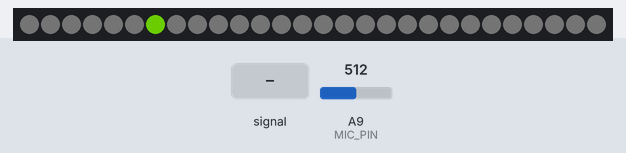
The sketch below on a simulated Arduino Mega 2560, built with avr-gcc and run on an emulated ATmega2560. Parts: 28 RGB LEDs in strip order, left to right. The inputs (shaded band) are chosen by the test bench; at power-on: A9 (MIC_PIN) = 512. Dim RGB values are drawn brighter than linear.

Above: at 1.2 s.
1.3 s: A9 (MIC_PIN) fed a 2 Hz sine of ±306 counts around its level
At 1.67 s:
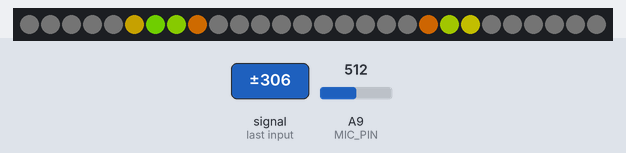
3.6 s: A9 (MIC_PIN) set to 716
At 4.13 s:
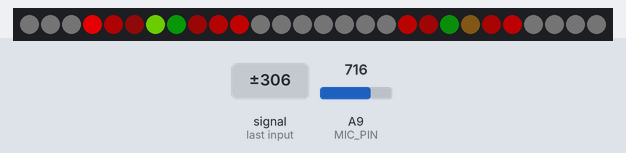
6.6 s: A9 (MIC_PIN) fed a 200 Hz sine of ±81 counts around its level
At 7.8 s:
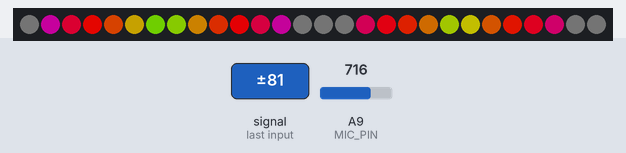
8.1 s: A9 (MIC_PIN) set to 900
At 8.58 s:
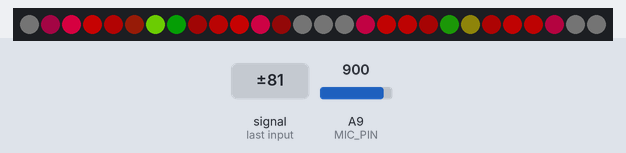
11.1 s: A9 (MIC_PIN) set to 511
At 11.26 s:
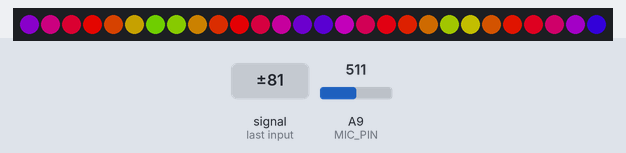
13.5 s: A9 (MIC_PIN) fed a 2 Hz sine of ±306 counts around its level
At 13.74 s:
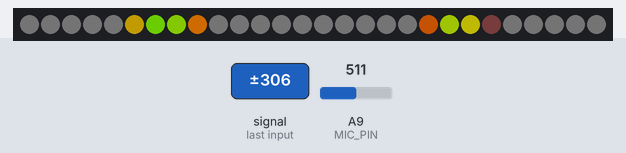
Timing chart, 0 to 16.0 s (numbered marks = the images above; inputs shaded):
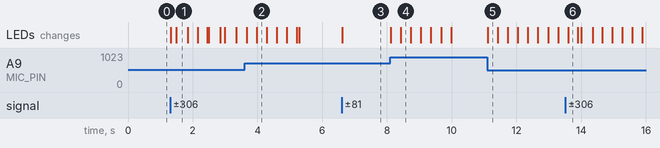

The sketch:

flora_ampli_tie_adjustable.ino
```cpp
// (licence header left out)
#include <Adafruit_NeoPixel.h>
#include <math.h>

#define N_PIXELS  7  // Number of pixels in strand
#define N_STRIPS  4
#define MIC_PIN   A9  // Microphone is attached to this analog pin
#define LED_PIN    6  // NeoPixel LED strand is connected to this pin
#define SAMPLE_WINDOW   10  // Sample window for average level
#define PEAK_HANG 20 //Time of pause before peak dot falls
#define PEAK_FALL 4 //Rate of falling peak dot
#define INPUT_FLOOR 20//Lower range of analogRead input
#define INPUT_CEILING 250 //Max range of analogRead input, the lower the value the more sensitive (1023 = max)
#define FADE_TO 2 // brightness to fade down to (used ad strip.Color(FADE_TO, FADE_TO, FADE_TO))
#define FADE_SPEED 5


byte peak = N_PIXELS * N_STRIPS;      // Peak level of column; used for falling dots
unsigned int sample;

byte dotCount = 0;  //Frame counter for peak dot
byte dotHangCount = 0; //Frame counter for holding peak dot

Adafruit_NeoPixel strip = Adafruit_NeoPixel(N_PIXELS*N_STRIPS, LED_PIN, NEO_GRB + NEO_KHZ800);
uint32_t faded = strip.Color(FADE_TO, FADE_TO, FADE_TO);

void setup()
{
  strip.begin();
  strip.setBrightness(175);
  drawLine(0, strip.numPixels()-1, faded);
  strip.show();
}

void loop()
{
  unsigned long startMillis= millis();  // Start of sample window
  float peakToPeak = 0;   // peak-to-peak level

  unsigned int signalMax = 0;
  unsigned int signalMin = 1023;
  unsigned int c, y;


  // collect data for length of sample window (in mS)
  while (millis() - startMillis < SAMPLE_WINDOW)
  {
    sample = analogRead(MIC_PIN);
    if (sample < 1024)  // toss out spurious readings
    {
      if (sample > signalMax)
      {
        signalMax = sample;  // save just the max levels
      }
      else if (sample < signalMin)
      {
        signalMin = sample;  // save just the min levels
      }
    }
  }
  peakToPeak = signalMax - signalMin;  // max - min = peak-peak amplitude

  // Serial.println(peakToPeak);

  //Scale the input logarithmically instead of linearly
  c = fscale(INPUT_FLOOR, INPUT_CEILING, strip.numPixels(), 0, peakToPeak, 2);

  if(c < peak) {
    peak = c;        // Keep dot on top
    dotHangCount = 0;    // make the dot hang before falling
  }

  //Fill the strip with rainbow gradient
  for (int i=0; i <= strip.numPixels() - c; i++) {
    strip.setPixelColor(ActualPixel(i),Wheel(map(i,0,strip.numPixels()-1,30,150)));
  }

  if (c <= strip.numPixels()) { // Fill partial column with off pixels
    drawFade(strip.numPixels(), strip.numPixels()-c);
  }

  // Set the peak dot to match the rainbow gradient
  y = strip.numPixels() - peak;
  strip.setPixelColor(ActualPixel(y-1),Wheel(map(y,0,strip.numPixels()-1,30,150)));

  strip.show();

  // Frame based peak dot animation
  if(dotHangCount > PEAK_HANG) { //Peak pause length
    if(++dotCount >= PEAK_FALL) { //Fall rate
      peak++;
      dotCount = 0;
    }
  }
  else {
    dotHangCount++;
  }
}

//Used to draw a line between two points of a given color
void drawLine(uint8_t from, uint8_t to, uint32_t c) {
  uint8_t fromTemp;
  if (from > to) {
    fromTemp = from;
    from = to;
    to = fromTemp;
  }
  for(int i=from; i<=to; i++){
    strip.setPixelColor(ActualPixel(i), c);
  }
}

void drawFade(uint8_t from, uint8_t to) {
  uint8_t fromTemp;
  if (from > to) {
    fromTemp = from;
    from = to;
    to = fromTemp;
  }
  for(int i=from; i<=to; i++){
    int pixel = ActualPixel(i);
    uint32_t oldColor = strip.getPixelColor(pixel);
    uint32_t newColor = colorFade(oldColor);
    strip.setPixelColor(pixel, newColor);
  }
}

uint32_t colorFade(uint32_t c) {
  if (c == faded) {
    return c;
  } else {
    int r = (uint8_t)(c >> 16) - FADE_SPEED;
    int g = (uint8_t)(c >>  8) - FADE_SPEED;
    int b = (uint8_t)(c >>  0) - FADE_SPEED;
    if (r < FADE_TO) { r = FADE_TO; }
    if (g < FADE_TO) { g = FADE_TO; }
    if (b < FADE_TO) { b = FADE_TO; }
    return strip.Color(r, g, b);
  }
}

float fscale( float originalMin, float originalMax, float newBegin, float
newEnd, float inputValue, float curve){

  float OriginalRange = 0;
  float NewRange = 0;
  float zeroRefCurVal = 0;
  float normalizedCurVal = 0;
  float rangedValue = 0;
  boolean invFlag = 0;

  // condition curve parameter
  // limit range

  if (curve > 10) curve = 10;
  if (curve < -10) curve = -10;

  curve = (curve * -.1) ; // - invert and scale - this seems more intuitive - postive numbers give more weight to high end on output
  curve = pow(10, curve); // convert linear scale into lograthimic exponent for other pow function

  /*
   Serial.println(curve * 100, DEC);   // multply by 100 to preserve resolution
   Serial.println()
   */

  // Check for out of range inputValues
  if (inputValue < originalMin) {
    inputValue = originalMin;
  }
  if (inputValue > originalMax) {
    inputValue = originalMax;
  }

  // Zero Reference the values
  OriginalRange = originalMax - originalMin;

  if (newEnd > newBegin){
    NewRange = newEnd - newBegin;
  }
  else
  {
    NewRange = newBegin - newEnd;
    invFlag = 1;
  }

  zeroRefCurVal = inputValue - originalMin;
  normalizedCurVal  =  zeroRefCurVal / OriginalRange;   // normalize to 0 - 1 float

  // Check for originalMin > originalMax  - the math for all other cases i.e. negative numbers seems to work out fine
  if (originalMin > originalMax ) {
    return 0;
  }

  if (invFlag == 0){ rangedValue =  (pow(normalizedCurVal, curve) * NewRange) + newBegin; }
  else { rangedValue =  newBegin - (pow(normalizedCurVal, curve) * NewRange); }// invert the ranges

  return rangedValue;
}

int ActualPixel(int pixelNum) {
  int column = pixelNum % N_STRIPS;
  int row = pixelNum / N_STRIPS;

  int realPix;
  if (column % 2 == 0) {
    realPix = (column + 1) * N_PIXELS - row - 1;
  } else {
    realPix = column * N_PIXELS + row;
  }

  return realPix;
}


// Input a value 0 to 255 to get a color value.
// The colours are a transition r - g - b - back to r.
uint32_t Wheel(byte WheelPos) {
  uint32_t wheel = WheelPos * 3;
  uint32_t oppWheel = 255 - WheelPos *3;
  if(WheelPos < 85) {
    return strip.Color(wheel, oppWheel, 0);
  }
  else if(WheelPos < 170) {
    WheelPos -= 85;
    return strip.Color(oppWheel, 0, wheel);
  }
  else {
    WheelPos -= 170;
    return strip.Color(0, wheel, oppWheel);
  }
}
```

Measured:
- after the input at 1.3 s, the LEDs: first change at once (image 1 shows a later state)
- after the input at 6.6 s, the LEDs: change at once (image 3)
- after the input at 8.1 s, the LEDs: first change at once (image 4 shows a later state)
- after the input at 11.1 s, the LEDs: change at once (image 5)
- after the input at 13.5 s, the LEDs: change after 0.09 s (image 6)
